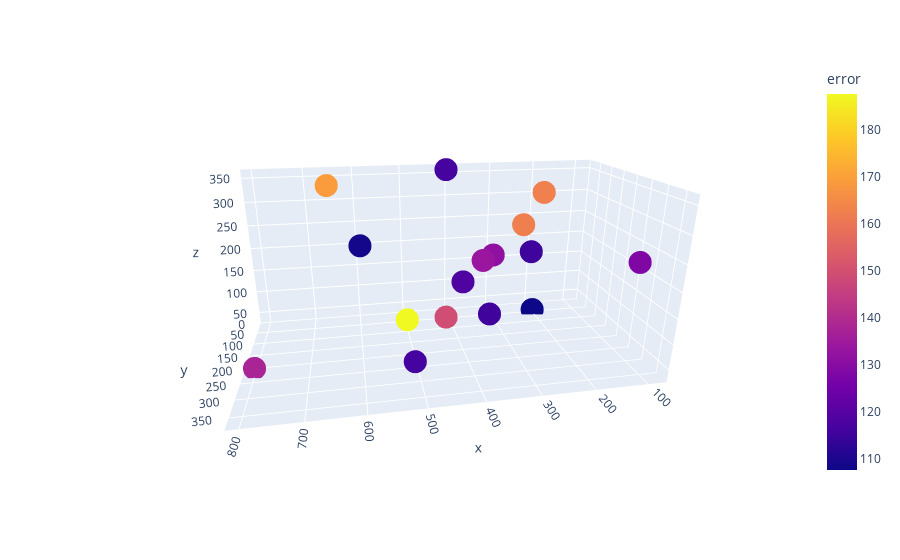

Notebook code cell kept with this figure:
### Code cell
import plotly.express as px
i,c=1,0
Validation={}
for k in list(errors.values()):
    if k > m*2:
        #print('x:',validation.iloc[i]['x'],'y:',validation.iloc[i]['y'],'z:',validation.iloc[i]['z'],'error:',k,'\n')
        Validation[c]=[validation.iloc[i]['x'],validation.iloc[i]['y'],validation.iloc[i]['z'],k]
        i=i+2
        c+=1
Validation=pd.DataFrame.from_dict(Validation, orient='index',columns=['x','y','z','error'])        
fig = px.scatter_3d(Validation,x="x", y="y", z="z",color='error')        
fig.show()        
print("aboves :",c)

### Figure 1 — Plotly figure (JSON) as saved in the notebook; plotly's stock layout.template omitted (floating-point values rounded to 4 significant figures)
{"data": [{"hovertemplate": "x=%{x}<br>y=%{y}<br>z=%{z}<br>error=%{marker.color}<extra></extra>", "legendgroup": "", "marker": {"color": [137.8, 115.6, 108.7, 116.5, 128.1, 131.5, 187.5, 118.3, 149.5, 133.8, 107.7, 162.2, 169.2, 116.4, 162.6, 115.5], "coloraxis": "coloraxis", "symbol": "circle"}, "mode": "markers", "name": "", "scene": "scene", "showlegend": false, "type": "scatter3d", "x": [799.2, 354.4, 593.7, 400.9, 86.37, 288.8, 527.5, 415.8, 447.1, 390.3, 204.3, 349.1, 649.2, 508.0, 238.3, 197.0], "y": [226.7, 222.1, 110.1, 10.7, 281.4, 10.33, 340.2, 255.0, 256.9, 295.0, 60.84, 371.3, 124.4, 275.8, 168.6, 12.05], "z": [40.52, 110.8, 228.4, 357.6, 220.7, 157.5, 170.0, 195.3, 128.6, 248.4, 34.47, 329.9, 353.4, 52.3, 334.3, 160.6]}], "layout": {"autosize": true, "coloraxis": {"colorbar": {"title": {"text": "error"}}, "colorscale": [[0, "#0d0887"], [0.1111, "#46039f"], [0.2222, "#7201a8"], [0.3333, "#9c179e"], [0.4444, "#bd3786"], [0.5556, "#d8576b"], [0.6667, "#ed7953"], [0.7778, "#fb9f3a"], [0.8889, "#fdca26"], [1, "#f0f921"]]}, "legend": {"tracegroupgap": 0}, "margin": {"t": 60}, "scene": {"aspectmode": "auto", "aspectratio": {"x": 1.633, "y": 0.8271, "z": 0.7403}, "camera": {"center": {"x": 0, "y": 0, "z": 0}, "eye": {"x": 0.3529, "y": 1.929, "z": 0.7286}, "projection": {"type": "perspective"}, "up": {"x": 0, "y": 0, "z": 1}}, "domain": {"x": [0, 1], "y": [0, 1]}, "xaxis": {"title": {"text": "x"}, "type": "linear"}, "yaxis": {"title": {"text": "y"}, "type": "linear"}, "zaxis": {"title": {"text": "z"}, "type": "linear"}}}}
